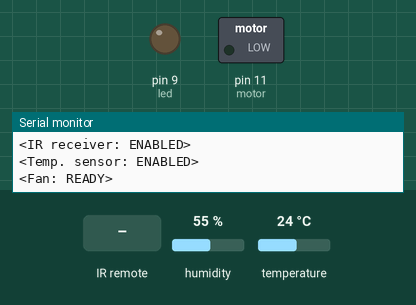
Recording of a sketch running on a simulated Arduino Uno, built with avr-gcc and run on an emulated ATmega328P. On the bench: switched loads named in the sketch (green lamp = pin HIGH), output pins drawn as LEDs (lit = HIGH), the last lines printed to the serial monitor. Dashed ring = blinking. The inputs (shaded band) are chosen by the test bench; at power-on: temperature 24 °C, humidity 55 %.

Above: at 1.2 s.
1.3 s: infrared code 0xFFA25D received
2.8 s: infrared code 0xFFE21D received
At 5.7 s:
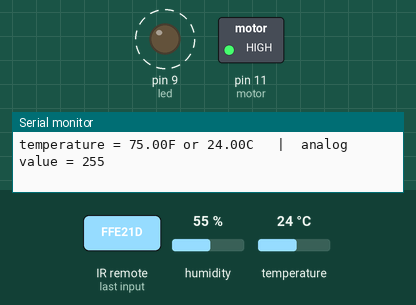
5.8 s: temperature set to 21 °C
At 6.4 s:
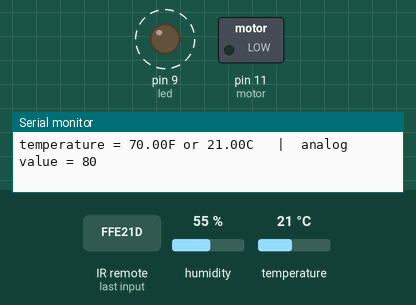
8.8 s: temperature set to 12 °C
At 9.4 s:
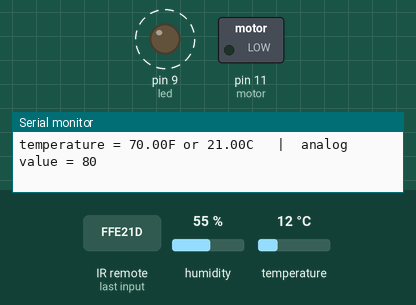
11.8 s: temperature set to 19 °C
14.8 s: temperature set to 22 °C
At 15.37 s:
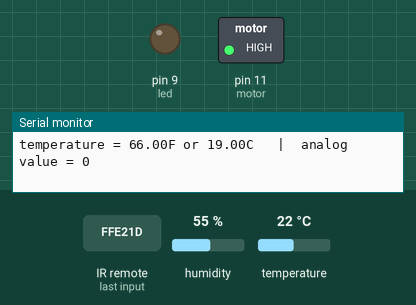
Timing chart, 0 to 18.8 s (numbered marks = the images above; inputs shaded):
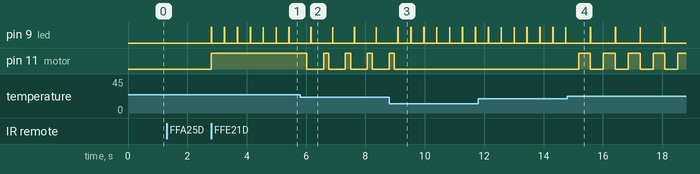

The sketch:

FinalCodeV2_NoPot.ino
```cpp
/* PWR       FF629D
  CH          FFE21D
  |<<          FF22DD
  >|            FFC23D
  >>|          FF02FD
  -              FFE01F
  Plus        FFA857
  EQ          FF906F
  0             FF6897
  100         FF9867
  200         FFB04F
  1             FF30CF
  2             FF18E7
  3             FF7A85
  4             FF10EF
  5             FF38C7
  6             FF5AA5
  7             FF42BD
  8             FF48B5
  9             FF52AD */
#include <dht.h>
#define dht_dpin A0 //ANALOG 0
dht DHT;

#include <IRremote.h>
int RECV_PIN = 7; //IR PIN
IRrecv irrecv(RECV_PIN);
decode_results results;

int motor = 11; //PWM/DIGITAL 11
boolean autoMan = false;
boolean motorOn = false;
boolean power = false;
int autoMotorSpeed = 0;
int manMotorSpeed = 0;
int motorMan = 0;

int button = 13; //DIGITAL 11
int led = 9;
int t = 0;

void setup() {
  // put your setup code here, to run once:
  pinMode(motor, OUTPUT);
  pinMode(led, OUTPUT);
  Serial.begin(9600);
  irrecv.enableIRIn();
  Serial.println("<IR receiver: ENABLED>");
  Serial.println("<Temp. sensor: ENABLED>");
  Serial.println("<Fan: READY>\n\n");
}

void autoManIR() {
  switch (results.value) {
    case 0xFFA25D:
      autoMan = !autoMan;
      motorOn = autoMan;
      Serial.print("Button; CH- |   AUTO/MAN: ");
      Serial.println(autoMan);
      irrecv.resume();
      break;
    case 0xE318261B:
      autoMan = !autoMan;
      motorOn = autoMan;
      Serial.print("Button; CH- |   AUTO/MAN: ");
      Serial.println(autoMan);
      irrecv.resume();
      break;


    case 0xFFE21D:
      power = !power;
      Serial.print("Button: CH+ |   Motor: ");
      Serial.println(power);
      irrecv.resume();
      break;
    case 0xEE886D7F:
      power = !power;
      Serial.print("Button: CH+ |   Motor: ");
      Serial.println(power);
      irrecv.resume();
      break;
  }
}
void translateIR() {
  switch (results.value) {
    case 0xFF30CF:
      Serial.println("Button: 1   |   Motor: HIGH  ");
      t = 1;
      irrecv.resume();
      break;
    case 0x9716BE3F:
      Serial.println("Button: 1   |   Motor: HIGH  ");
      t = 1;
      irrecv.resume();
      break;


    case 0xFF18E7:
      Serial.println("Button: 2   |   Motor: MED  ");
      t = 2;
      irrecv.resume();
      break;
    case 0x3D9AE3F7:
      Serial.println("Button: 2   |   Motor: MED  ");
      t = 2;
      irrecv.resume();


    case 0xFF7A85:
      Serial.println("Button: 3   |   Motor: LOW  ");
      t = 3;
      irrecv.resume();
      break;
    case 0x6182021B:
      Serial.println("Button: 3   |   Motor: LOW  ");
      t = 3;
      irrecv.resume();
      break;
  }
}
void loop() {
  // put your main code here, to run repeatedly:

  DHT.read11(dht_dpin);
  double tempFahr = round(DHT.temperature * 1.8) + 32;
  int temp = map(tempFahr, 70, 75, 80, 255);
  temp = constrain(temp, 0, 255);

  if (irrecv.decode(&results))
  {
    autoManIR();

    if (autoMan == false)
    {
      translateIR();
      //Serial.println(results.value, HEX);
    }
    irrecv.resume(); // Receive the next value
  }
  if (power == false)
  {
    digitalWrite(motor, LOW);
    digitalWrite(led, LOW);
  }
  else
  {
    /*if (t == 0)
      {
      digitalWrite(motor, LOW);
      digitalWrite(led, LOW);
      }*/
    if (t == 1)
    {
      analogWrite(motor, 255);
      analogWrite(led, 255);
    }
    if (t == 2)
    {
      analogWrite(motor, 255);
      delay(400);
      analogWrite(motor, 0);
      delay(10);
      analogWrite(led, 160);
    }
    if (t == 3)
    {
      analogWrite(motor, 255);
      delay(255);
      analogWrite(motor, 0);
      delay(55);
      analogWrite(led, 90);
    }

    if (autoMan == true)
    {
      if (temp < 80)    {
        digitalWrite(motor, LOW);
        digitalWrite(led, LOW);
      }
      else if (temp >= 80 && temp < 115)
      {
        analogWrite(motor, 255);
        delay(170);
        analogWrite(motor, 0);
        delay(130);
      }
      else if (temp >= 115 && temp < 150)
      {
        analogWrite(motor, 255);
        delay(255);
        analogWrite(motor, 0);
        delay(55);
      }
      else if (temp >= 150 && temp < 185)
      {
        analogWrite(motor, 255);
        delay(400);
        analogWrite(motor, 0);
        delay(2);
      }
      else if (temp >= 185 && temp <= 255)
      {
        analogWrite(motor, 255);
      }

      digitalWrite(led, HIGH);
      delay(10);
      digitalWrite(led, LOW);

      Serial.print("temperature = ");
      Serial.print(tempFahr);
      Serial.print("F or ");
      Serial.print(DHT.temperature);
      Serial.print("C   |  ");
      Serial.print("analog value = ");
      Serial.println(temp);
      delay(400);
    }
  }
}
```

Measured:
- the behaviour switches between 23 and 22 °C on temperature (found by bisection; images 1 and 2)
- the behaviour switches between 20 and 21 °C on temperature (found by bisection; images 3 and 4)
- after the input at 2.8 s, pin 9 (led): alternates HIGH for 0.01 s and LOW for 0.42 s, starting at once; pin 11 (motor): LOW → HIGH at once
- after the input at 5.8 s, pin 9 (led): alternates HIGH for 0.01 s and LOW for 0.72 s, starting after 0.36 s; pin 11 (motor): alternates HIGH for 0.17 s and LOW for 0.56 s, starting after 0.23 s
- after the input at 8.8 s, pin 9 (led): alternates HIGH for 0.01 s and LOW for 0.42 s, starting after 0.73 s; pin 11 (motor): goes on until 9.0 s, then stays LOW
- after the input at 14.8 s, pin 9 (led): alternates HIGH for 0.01 s and LOW for 0.83 s, starting after 0.78 s; pin 11 (motor): alternates HIGH for 0.40 s and LOW for 0.44 s, starting after 0.38 s
